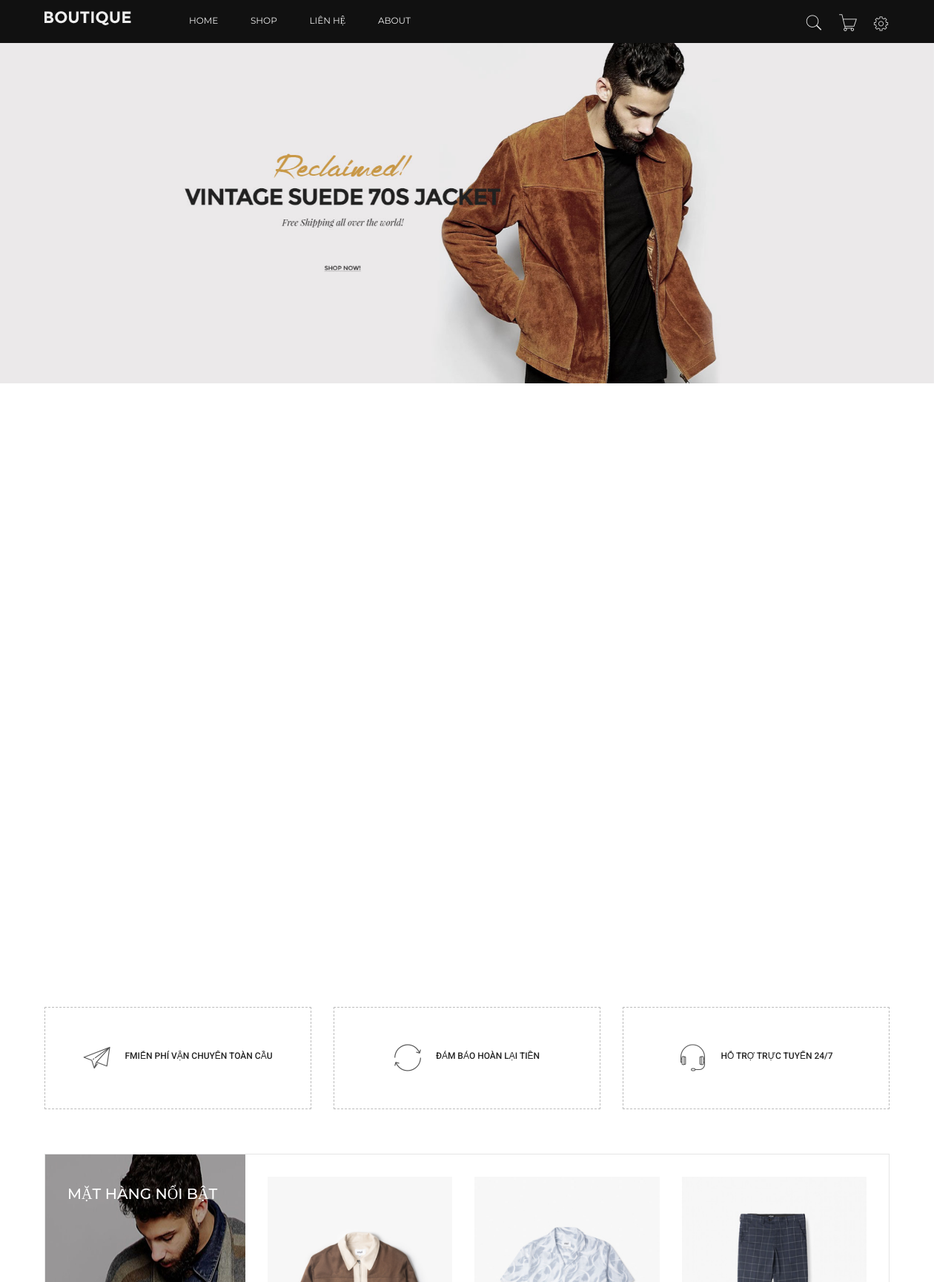
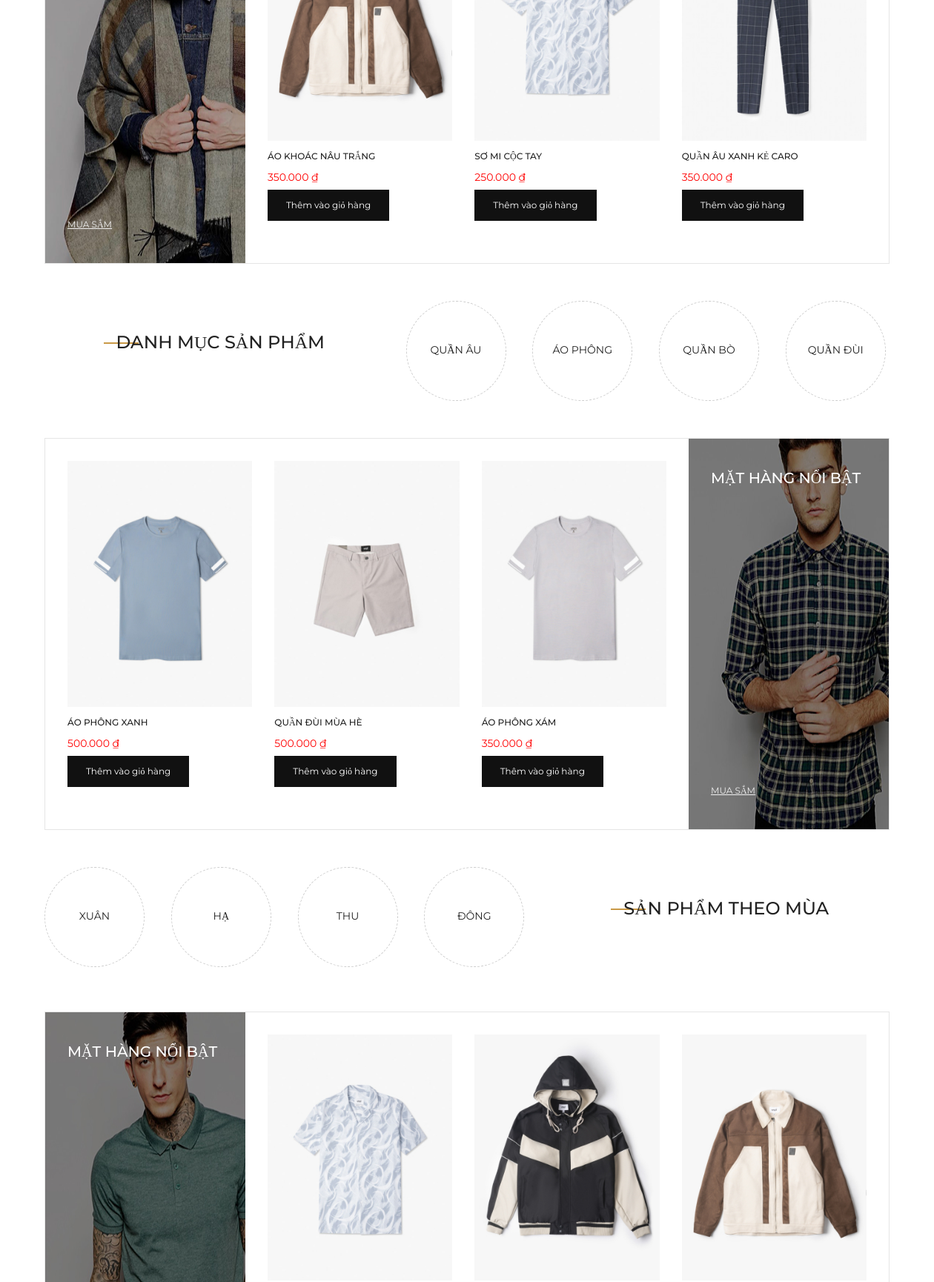
The page /Client/index.php (upper part) on the database its author committed (2 pictures, top to bottom).
### tables this page shows
CREATE TABLE `sanpham` (
  `id` int NOT NULL,
  `tensp` varchar(255) NOT NULL,
  `giasp` decimal(10,3) NOT NULL,
  `img` varchar(255) DEFAULT NULL,
  `mota` text NOT NULL,
  `iddm` int NOT NULL,
  `id_sptheomua` int NOT NULL,
  `soluong` int DEFAULT NULL,
  `luotxem` int DEFAULT NULL,
  `trangthai` int NOT NULL
);

CREATE TABLE `danhmuc` (
  `id` int NOT NULL,
  `tendm` varchar(255) NOT NULL,
  `img` varchar(255) DEFAULT NULL
);

CREATE TABLE `sptheomua` (
  `id_mua` int NOT NULL,
  `ten_mua` varchar(255) NOT NULL
);

### model/pdo.php (called while the page is built, shortened)
<?php
function pdo_get_connection(){
    $dburl = "mysql:host=localhost;dbname=duan_1_banhang;charset=utf8";
    $username = 'root';
    $password = '';
    $conn = new PDO($dburl, $username, $password);
    $conn->setAttribute(PDO::ATTR_ERRMODE, PDO::ERRMODE_EXCEPTION);
    return $conn;
}
function pdo_query($sql){
    $sql_args = array_slice(func_get_args(), 1);
    try{
        $conn = pdo_get_connection();
        $stmt = $conn->prepare($sql);
        $stmt->execute($sql_args);
        $rows = $stmt->fetchAll();
        return $rows;
    }
    catch(PDOException $e){
        throw $e;
    }
    finally{
        unset($conn);
    }
}

### model/sanpham.php (called while the page is built, shortened)
<?php
function loadall_sanpham_top10()
{
    $sql = "select * from sanpham where 1 order by giasp desc limit 0,10";
    $sanphamtop10 = pdo_query($sql);
    return $sanphamtop10;
}
function loadall_shop($kyw = " ", $iddm = 0)
{
    $sql = "select * from sanpham where 1";
    if ($kyw != "") {
        $sql .= " and tensp like '%" . $kyw . "%'";
    }
    $sql .= " order by luotxem asc limit 0, 10";
    $sanphamShop = pdo_query($sql);
    return $sanphamShop;
}
function loadall_sanpham($kyw = " ", $iddm = 0)
{
    $sql = "select * from sanpham where 1";
    $sql .= " order by id desc";
    $listsanpham = pdo_query($sql);
    return $listsanpham;
}
?>

### model/danhmuc.php (called while the page is built, shortened)
<?php
function loadall_danhmuc()
{
    $sql = "select * from danhmuc order by id asc";
    $listdanhmuc = pdo_query($sql);
    return $listdanhmuc;
}
?>

### model/sptheomua.php (called while the page is built, shortened)
<?php
function loadall_sptheomua()
{
    $sql = "select * from sptheomua order by id_mua asc";
    $listmua = pdo_query($sql);
    return $listmua;
}
?>

### Client/home.php (the view, shortened to what this page needs)
<div class="home-slide9 owl-carousel nav-style2 nav-center-center" data-items="1" data-nav="true" data-dots="false"
	data-loop="true" data-autoplay="true">
	<div class="item-slide">
		<img src="images/slides/21.jpg" alt="">
	</div>
</div>
<?php include "view/menu/3hopcn.php"; ?>
<div class="container">
	<div class="margin-top-30">
		<div class="box-product-featured">
			<div class="box-head banner-opacity">
				<img src="images/b/19.jpg" alt="">
				<div class="inner">
					<h2 class="box-title">MẶT HÀNG NỔI BẬT</h2>
					<a href="index.php?act=sanpham" class="box-link">MUA SẮM </a>
				</div>
			</div>
			<div class="box-content">
				<div class="box-content-inner">
					<ul class="box-product-list owl-carousel nav-style2 nav-center-outside" data-nav="true"
						data-dots="false" data-margin="30" data-loop="true"
						data-responsive='{"0":{"items":1},"600":{"items":2},"1000":{"items":3}}'>
						<?php foreach ($sanphamShop as $sanpham):
							extract($sanpham);
							$hinh = "../upload_file/" . $img;
							$linksp = "index.php?act=chitietsp&id=" . $id;
							?>
							<li class="product-item style2">
								<div class="product-inner">
									<form action="index.php?act=addgiohang" method="post">
										<div class="product-thumb has-back-image">
											<a href="<?= $linksp ?>"><img src="<?= $hinh ?>" alt=""></a>
										</div>
										<div class="product-info">
											<h3 class="product-name"><a href="#">
													<?= $tensp ?>
												</a></h3>
											<span class="price">
												<ins>
													<?= $giasp ?> ₫
												</ins>
											</span>
											<input type="submit" name="addtocart" onclick="return confirmAddgh()"
												value="Thêm vào giỏ hàng">
										</div>
								</div>
							</li>
						<?php endforeach; ?>
					</ul>
				</div>
			</div>
		</div>
	</div>
	<div class="margin-top-50">
		<div class="row">
			<div class="col-sm-12 col-md-5">
				<div class="section-title text-center margin-top-40 margin-bottom-30">
					<h3>DANH MỤC SẢN PHẨM</h3>
				</div>
			</div>
			<div class="col-sm-12 col-md-7">
				<ul class="category-menu category-carousel pull-left owl-carousel nav-style7 nav-center-center"
					data-nav="true" data-autoplay="false" data-dots="false" data-loop="true" data-margin="30"
					data-responsive='{"0":{"items":1},"600":{"items":4},"1000":{"items":4}}'>
					<?php foreach ($listdanhmuc as $danhmuc):
						extract($danhmuc);
						$timdm = "index.php?act=timkiemdm&iddm=" . $id;
						?>
						<li>
							<a href="<?= $timdm ?>">
								<?= $tendm ?>
							</a>
						</li>
					<?php endforeach ?>
				</ul>
			</div>
		</div>
	</div>
	<div class="margin-top-50">
		<div class="box-product-featured right">
			<div class="box-head banner-opacity">
				<img src="images/b/20.jpg" alt="">
				<div class="inner">
					<h2 class="box-title">MẶT HÀNG NỔI BẬT</h2>
					<a href="index.php?act=sanpham" class="box-link">MUA SẮM</a>
				</div>
			</div>
			<div class="box-content">
				<div class="box-content-inner">
					<ul class="box-product-list owl-carousel owl-carousel nav-style2 nav-center-outside" data-nav="true"
						data-dots="false" data-margin="30" data-loop="true"
						data-responsive='{"0":{"items":1},"600":{"items":2},"1000":{"items":3}}'>
						<?php foreach ($sanphamtop5 as $sanpham):
							extract($sanpham);
							$linksp = "index.php?act=chitietsp&id=" . $id;
							$hinh = "../upload_file/" . $img;
							?>
							<li class="product-item style2">
								<div class="product-inner">
									<form action="index.php?act=addgiohang" method="post">
										<div class="product-thumb has-back-image">
											<a href="<?= $linksp ?>"><img src="<?= $hinh ?>" alt=""></a>
										</div>
										<div class="product-info">
											<h3 class="product-name"><a href="#">
													<?= $tensp ?>
												</a></h3>
											<span class="price">
												<ins>
													<?= $giasp ?> ₫
												</ins>
											</span>
											<input type="submit" name="addtocart" onclick="return confirmAddgh()"
												value="Thêm vào giỏ hàng">
										</div>
								</div>
							</li>
						<?php endforeach; ?>
					</ul>
				</div>
			</div>
		</div>
	</div>
	<div class="margin-top-50">
		<div class="row">
			<div class="col-sm-12 col-md-7">
				<ul class="category-menu category-carousel pull-left owl-carousel nav-style7 nav-center-center"
					data-nav="true" data-autoplay="false" data-dots="false" data-loop="true" data-margin="30"
					data-responsive='{"0":{"items":1},"600":{"items":4},"1000":{"items":4}}'>
					<?php foreach ($listsptheomua as $sptheomua):
						extract($sptheomua);
						$timsptheomua = "index.php?act=sptheomua&id_sptheomua=" . $id_mua;
						?>
						<li>
							<a href="<?= $timsptheomua ?>">
								<?= $ten_mua ?>
							</a>
						<?php endforeach; ?>
				</ul>
			</div>
			<div class="col-sm-12 col-md-5">
				<div class="section-title text-center margin-top-40 margin-bottom-30">
					<h3>Sản phẩm theo mùa</h3>
				</div>
			</div>
		</div>
	</div>
	<div class="margin-top-60">
		<div class="box-product-featured">
			<div class="box-head banner-opacity">
				<img src="images/b/21.jpg" alt="">
				<div class="inner">
					<h2 class="box-title">MẶT HÀNG NỔI BẬT</h2>
				</div>
			</div>
			<div class="box-content">
				<div class="box-content-inner">
					<ul class="box-product-list owl-carousel nav-style2 nav-center-outside" data-nav="true"
						data-dots="false" data-margin="30" data-loop="true"
						data-responsive='{"0":{"items":1},"600":{"items":2},"1000":{"items":3}}'>
						<?php foreach ($listsanpham as $sanpham):
							extract($sanpham);
							$linksp = "index.php?act=chitietsp&id=" . $id;
							$hinh = "../upload_file/" . $img;
							?>
							<li class="product-item style2">
								<div class="product-inner">
									<form action="index.php?act=addgiohang" method="post">
										<div class="product-thumb has-back-image">
											<a href="<?= $linksp ?>"><img src="<?= $hinh ?>" alt=""></a>
										</div>
								</div>
							</li>
						<?php endforeach; ?>
					</ul>
				</div>
			</div>
		</div>
	</div>
</div>

### rows shown on the page
sanpham: img (picture), tensp "ÁO KHOÁC NÂU TRẮNG", giasp "350.000"
sanpham: img (picture), tensp "SƠ MI CỘC TAY", giasp "250.000"
sanpham: img (picture), tensp "QUẦN ÂU XANH KẺ CARO", giasp "350.000"
danhmuc: tendm "QUẦN ÂU"
danhmuc: tendm "ÁO PHÔNG"
danhmuc: tendm "QUẦN BÒ"
danhmuc: tendm "QUẦN ĐÙI"
sanpham: img (picture), tensp "ÁO PHÔNG XANH", giasp "500.000"
sanpham: img (picture), tensp "QUẦN ĐÙI MÙA HÈ", giasp "500.000"
sanpham: img (picture), tensp "ÁO PHÔNG XÁM", giasp "350.000"
sptheomua: ten_mua "XUÂN"
sptheomua: ten_mua "HẠ"
sptheomua: ten_mua "THU"
sptheomua: ten_mua "ĐÔNG"
sanpham: img (picture)
